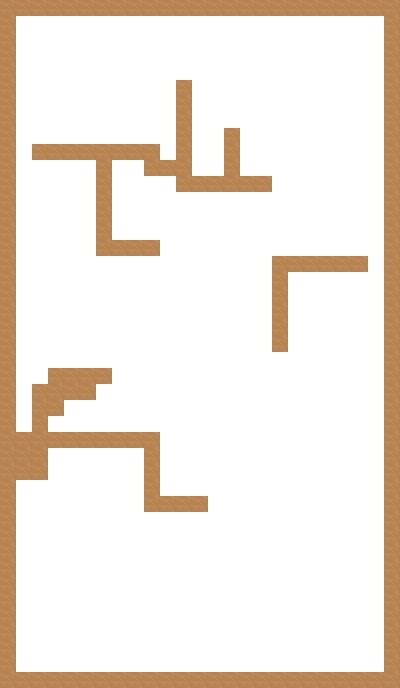

A level layout from a 2D game, rendered from its tile map. Below: a short description, then the map file with its tile-grid data intact:
An orthogonal 25x43 tile map with 16x16 px tiles, 1 tile layer (Tile Layer 1), 2 tilesets.

<map version="1.10" tiledversion="1.10.1" orientation="orthogonal" renderorder="right-down" width="25" height="43" tilewidth="16" tileheight="16" infinite="0" nextlayerid="2" nextobjectid="1">
 <tileset firstgid="1" source="dirt.tsx" />
 <tileset firstgid="2" source="white.tsx" />
 <layer id="1" name="Tile Layer 1" width="25" height="43">
  <data encoding="csv">
1,1,1,1,1,1,1,1,1,1,1,1,1,1,1,1,1,1,1,1,1,1,1,1,1,
1,3,3,3,3,3,3,3,3,3,3,3,3,3,3,3,3,3,3,3,3,3,3,3,1,
1,3,3,3,3,3,3,3,3,3,3,3,3,3,3,3,3,3,3,3,3,3,3,3,1,
1,3,3,3,3,3,3,3,3,3,3,3,3,3,3,3,3,3,3,3,3,3,3,3,1,
1,3,3,3,3,3,3,3,3,3,3,3,3,3,3,3,3,3,3,3,3,3,3,3,1,
1,3,3,3,3,3,3,3,3,3,3,1,3,3,3,3,3,3,3,3,3,3,3,3,1,
1,3,3,3,3,3,3,3,3,3,3,1,3,3,3,3,3,3,3,3,3,3,3,3,1,
1,3,3,3,3,3,3,3,3,3,3,1,3,3,3,3,3,3,3,3,3,3,3,3,1,
1,3,3,3,3,3,3,3,3,3,3,1,3,3,1,3,3,3,3,3,3,3,3,3,1,
1,3,1,1,1,1,1,1,1,1,3,1,3,3,1,3,3,3,3,3,3,3,3,3,1,
1,3,3,3,3,3,1,3,3,1,1,1,3,3,1,3,3,3,3,3,3,3,3,3,1,
1,3,3,3,3,3,1,3,3,3,3,1,1,1,1,1,1,3,3,3,3,3,3,3,1,
1,3,3,3,3,3,1,3,3,3,3,3,3,3,3,3,3,3,3,3,3,3,3,3,1,
1,3,3,3,3,3,1,3,3,3,3,3,3,3,3,3,3,3,3,3,3,3,3,3,1,
1,3,3,3,3,3,1,3,3,3,3,3,3,3,3,3,3,3,3,3,3,3,3,3,1,
1,3,3,3,3,3,1,1,1,1,3,3,3,3,3,3,3,3,3,3,3,3,3,3,1,
1,3,3,3,3,3,3,3,3,3,3,3,3,3,3,3,3,1,1,1,1,1,1,3,1,
1,3,3,3,3,3,3,3,3,3,3,3,3,3,3,3,3,1,3,3,3,3,3,3,1,
1,3,3,3,3,3,3,3,3,3,3,3,3,3,3,3,3,1,3,3,3,3,3,3,1,
1,3,3,3,3,3,3,3,3,3,3,3,3,3,3,3,3,1,3,3,3,3,3,3,1,
1,3,3,3,3,3,3,3,3,3,3,3,3,3,3,3,3,1,3,3,3,3,3,3,1,
1,3,3,3,3,3,3,3,3,3,3,3,3,3,3,3,3,1,3,3,3,3,3,3,1,
1,3,3,3,3,3,3,3,3,3,3,3,3,3,3,3,3,3,3,3,3,3,3,3,1,
1,3,3,1,1,1,1,3,3,3,3,3,3,3,3,3,3,3,3,3,3,3,3,3,1,
1,3,1,1,1,1,3,3,3,3,3,3,3,3,3,3,3,3,3,3,3,3,3,3,1,
1,3,1,1,3,3,3,3,3,3,3,3,3,3,3,3,3,3,3,3,3,3,3,3,1,
1,3,1,3,3,3,3,3,3,3,3,3,3,3,3,3,3,3,3,3,3,3,3,3,1,
1,1,1,1,1,1,1,1,1,1,3,3,3,3,3,3,3,3,3,3,3,3,3,3,1,
1,1,1,3,3,3,3,3,3,1,3,3,3,3,3,3,3,3,3,3,3,3,3,3,1,
1,1,1,3,3,3,3,3,3,1,3,3,3,3,3,3,3,3,3,3,3,3,3,3,1,
1,3,3,3,3,3,3,3,3,1,3,3,3,3,3,3,3,3,3,3,3,3,3,3,1,
1,3,3,3,3,3,3,3,3,1,1,1,1,3,3,3,3,3,3,3,3,3,3,3,1,
1,3,3,3,3,3,3,3,3,3,3,3,3,3,3,3,3,3,3,3,3,3,3,3,1,
1,3,3,3,3,3,3,3,3,3,3,3,3,3,3,3,3,3,3,3,3,3,3,3,1,
1,3,3,3,3,3,3,3,3,3,3,3,3,3,3,3,3,3,3,3,3,3,3,3,1,
1,3,3,3,3,3,3,3,3,3,3,3,3,3,3,3,3,3,3,3,3,3,3,3,1,
1,3,3,3,3,3,3,3,3,3,3,3,3,3,3,3,3,3,3,3,3,3,3,3,1,
1,3,3,3,3,3,3,3,3,3,3,3,3,3,3,3,3,3,3,3,3,3,3,3,1,
1,3,3,3,3,3,3,3,3,3,3,3,3,3,3,3,3,3,3,3,3,3,3,3,1,
1,3,3,3,3,3,3,3,3,3,3,3,3,3,3,3,3,3,3,3,3,3,3,3,1,
1,3,3,3,3,3,3,3,3,3,3,3,3,3,3,3,3,3,3,3,3,3,3,3,1,
1,3,3,3,3,3,3,3,3,3,3,3,3,3,3,3,3,3,3,3,3,3,3,3,1,
1,1,1,1,1,1,1,1,1,1,1,1,1,1,1,1,1,1,1,1,1,1,1,1,1
</data>
 </layer>
</map>
